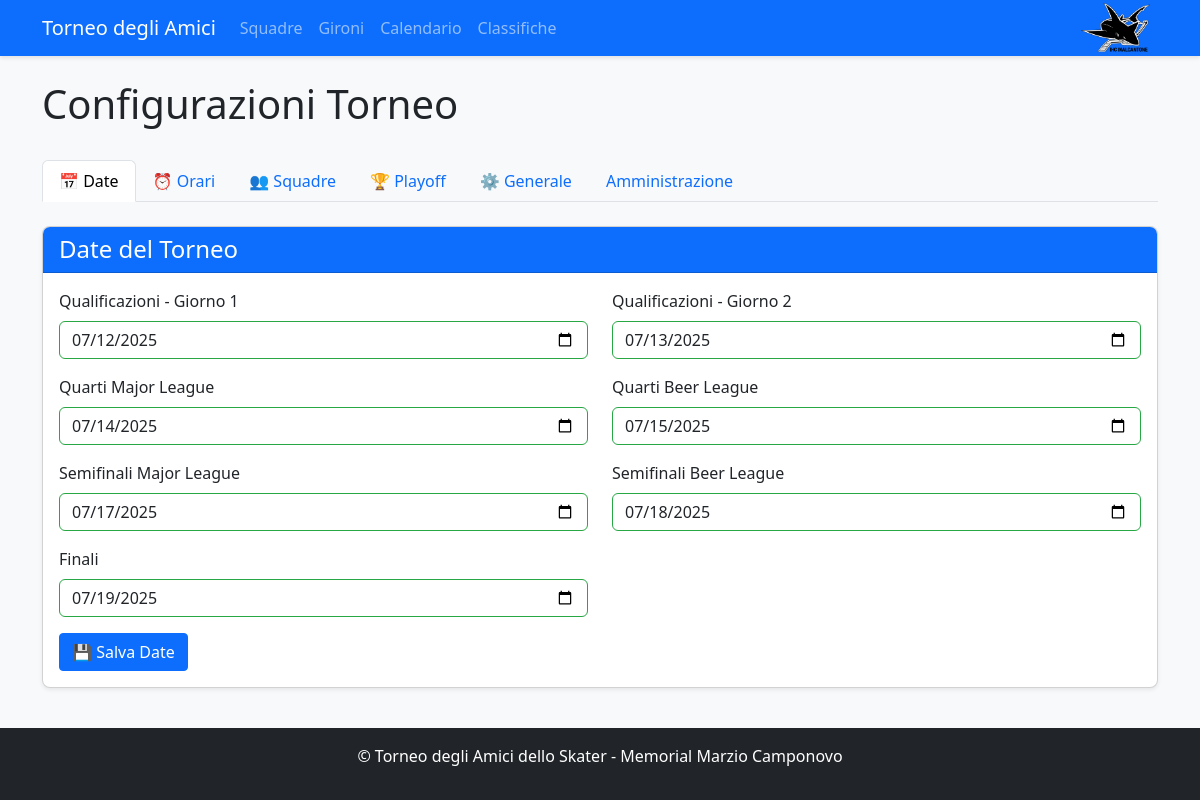
/settings (signed in), run on the app's committed database.
### app.py (models this page shows, shortened)
class TournamentSettings(db.Model):
    __tablename__ = 'tournament_settings'
    id = db.Column(db.Integer, primary_key=True)
    tournament_start_date = db.Column(db.Date)
    qualification_day1 = db.Column(db.Date)
    qualification_day2 = db.Column(db.Date)
    quarterfinals_ml_date = db.Column(db.Date)
    quarterfinals_bl_date = db.Column(db.Date)
    semifinals_ml_date = db.Column(db.Date)
    semifinals_bl_date = db.Column(db.Date)
    finals_date = db.Column(db.Date)
    qualification_times = db.Column(db.Text)  # JSON array
    playoff_times = db.Column(db.Text)       # JSON array
    final_times_ml = db.Column(db.Text)      # JSON array
    final_times_bl = db.Column(db.Text)      # JSON array
    max_teams = db.Column(db.Integer, default=16)
    teams_per_group = db.Column(db.Integer, default=4)
    max_registration_points = db.Column(db.Integer, default=20)
    min_players_per_team = db.Column(db.Integer, default=8)
    max_players_per_team = db.Column(db.Integer, default=15)
    points_win = db.Column(db.Integer, default=3)
    points_draw = db.Column(db.Integer, default=1)
    points_loss = db.Column(db.Integer, default=0)
    registration_categories = db.Column(db.Text)  # JSON object
    playoff_system = db.Column(db.String(50), default='standard')  # standard, custom
    quarterfinal_matchups = db.Column(db.Text)  # JSON array
    tournament_name = db.Column(db.String(200), default='Torneo degli Amici dello Skater')
    auto_update_playoffs = db.Column(db.Boolean, default=True)
    maintenance_mode = db.Column(db.Boolean, default=False)
    created_at = db.Column(db.DateTime, default=datetime.utcnow)
    updated_at = db.Column(db.DateTime, default=datetime.utcnow, onupdate=datetime.utcnow)
    @staticmethod
    def get_settings():
        try:
            if not db.inspect(db.engine).has_table('tournament_settings'):
                print("⚠️ Tabella tournament_settings non trovata, ritorno None")
                return None
            settings = TournamentSettings.query.first()
            if not settings:
                print("📝 Nessuna configurazione trovata, creando default...")
                settings = TournamentSettings.create_default()
            return settings
        except Exception as e:
            print(f"❌ Errore nel recupero settings: {e}")
            return None
    def get_qualification_times_list(self):
        import json
        from datetime import time
        if self.qualification_times:
            times_str = json.loads(self.qualification_times)
            return [datetime.strptime(t, '%H:%M').time() for t in times_str]
        return []
    def get_playoff_times_list(self):
        import json
        from datetime import time
        if self.playoff_times:
            times_str = json.loads(self.playoff_times)
            return [datetime.strptime(t, '%H:%M').time() for t in times_str]
        return []
    def get_quarterfinal_matchups_list(self):
        import json
        if self.quarterfinal_matchups:
            return json.loads(self.quarterfinal_matchups)
        return []

### app.py (the view)
    def decorated_function(*args, **kwargs):
        if not current_user.is_authenticated or not current_user.is_admin():
            flash('Accesso negato. Privilegi di amministratore richiesti.', 'danger')
            return redirect(url_for('index'))
        return f(*args, **kwargs)

### app.py (called while the page is built, shortened)
@login_manager.user_loader
def load_user(user_id):
    return User.query.get(int(user_id))

def admin_required(f):
    def decorated_function(*args, **kwargs):
        if not current_user.is_authenticated or not current_user.is_admin():
            flash('Accesso negato. Privilegi di amministratore richiesti.', 'danger')
            return redirect(url_for('index'))
        return f(*args, **kwargs)
    decorated_function.__name__ = f.__name__
    return decorated_function

@app.route('/settings', methods=['GET', 'POST'])
@login_required
@admin_required
def settings():
    try:
        settings = TournamentSettings.get_settings()
        if not settings:
            return render_template('settings_init.html')
        return render_template('settings.html', settings=settings)
    except Exception as e:
        flash(f'❌ Errore nel caricamento delle configurazioni: {str(e)}', 'danger')
        return render_template('settings_init.html')

@app.teardown_appcontext
def cleanup_db(error):
    if error:
        db.session.rollback()
    db.session.remove()

def get_tournament_dates():
    try:
        if db.inspect(db.engine).has_table('tournament_settings'):
            settings = TournamentSettings.query.first()
            if settings and settings.qualification_day1:
                return {
                    'qualification_day1': settings.qualification_day1,
                    'qualification_day2': settings.qualification_day2,
                    'quarterfinals_ml': settings.quarterfinals_ml_date,
                    'quarterfinals_bl': settings.quarterfinals_bl_date,
                    'semifinals_ml': settings.semifinals_ml_date,
                    'semifinals_bl': settings.semifinals_bl_date,
                    'finals': settings.finals_date
                }
    except Exception as e:
        print(f"Errore nel recupero date da settings: {e}")

@app.template_filter('from_json')
def from_json_filter(value):
    import json
    try:
        if value:
            return json.loads(value)
    except:
        pass
    return []

    def is_admin(self):
        return self.role == 'admin'

### templates/settings.html (shortened to what this page needs)
<!DOCTYPE html>
<html lang="it">
<head>
    <link rel="stylesheet" href="https://cdn.jsdelivr.net/npm/bootstrap@5.3.0/dist/css/bootstrap.min.css">
    <link rel="stylesheet" href="{{ url_for('static', filename='style.css') }}">
</head>
<body class="d-flex flex-column min-vh-100">
    <nav class="navbar navbar-expand-lg navbar-dark bg-primary">
        <div class="container position-relative">
            <a class="navbar-brand" href="{{ url_for('index') }}">Torneo degli Amici</a>
            <div class="collapse navbar-collapse" id="navbarNav">
                <ul class="navbar-nav">
                    <li class="nav-item">
                        <a class="nav-link" href="{{ url_for('teams') }}">Squadre</a>
                    </li>
                    <li class="nav-item">
                        <a class="nav-link" href="{{ url_for('groups') }}">Gironi</a>
                    </li>
                    <li class="nav-item">
                        <a class="nav-link" href="{{ url_for('schedule') }}">Calendario</a>
                    </li>
                    <li class="nav-item">
                        <a class="nav-link" href="{{ url_for('standings') }}">Classifiche</a>
                    </li>
                </ul>
            </div>
            <div class="navbar-logo">
                <img src="{{ url_for('static', filename='logo.png') }}" alt="IHC Malcantone" />
            </div>
        </div>
    </nav>
    <div class="container mt-4">
        <div class="d-flex justify-content-between align-items-center mb-4">
            <h1>Configurazioni Torneo</h1>
        </div>
        <ul class="nav nav-tabs" id="settingsTab" role="tablist">
            <li class="nav-item" role="presentation">
                <button class="nav-link active" id="dates-tab" data-bs-toggle="tab" data-bs-target="#dates" type="button" role="tab">📅 Date</button>
            </li>
            <li class="nav-item" role="presentation">
                <button class="nav-link" id="times-tab" data-bs-toggle="tab" data-bs-target="#times" type="button" role="tab">⏰ Orari</button>
            </li>
            <li class="nav-item" role="presentation">
                <button class="nav-link" id="teams-tab" data-bs-toggle="tab" data-bs-target="#teams" type="button" role="tab">👥 Squadre</button>
            </li>
            <li class="nav-item" role="presentation">
                <button class="nav-link" id="playoff-tab" data-bs-toggle="tab" data-bs-target="#playoff" type="button" role="tab">🏆 Playoff</button>
            </li>
            <li class="nav-item" role="presentation">
                <button class="nav-link" id="general-tab" data-bs-toggle="tab" data-bs-target="#general" type="button" role="tab">⚙️ Generale</button>
            </li>
            <li class="nav-item" role="presentation">
                <button class="nav-link" id="admin-tab" data-bs-toggle="tab" data-bs-target="#admin" type="button" role="tab">Amministrazione</button>
            </li>
        </ul>
        <div class="tab-content mt-4" id="settingsTabContent">
            <div class="tab-pane fade show active" id="dates" role="tabpanel">
                <div class="card settings-card">
                    <div class="card-header bg-primary text-white">
                        <h4 class="mb-0">Date del Torneo</h4>
                    </div>
                    <div class="card-body">
                        <form method="post" action="{{ url_for('update_dates') }}">
                            <div class="row">
                                <div class="col-md-6 mb-3">
                                    <label for="qualification_day1" class="form-label">Qualificazioni - Giorno 1</label>
                                    <input type="date" class="form-control" id="qualification_day1" name="qualification_day1"
                                           value="{{ settings.qualification_day1.strftime('%Y-%m-%d') if settings.qualification_day1 else '' }}">
                                </div>
                                <div class="col-md-6 mb-3">
                                    <label for="qualification_day2" class="form-label">Qualificazioni - Giorno 2</label>
                                    <input type="date" class="form-control" id="qualification_day2" name="qualification_day2"
                                           value="{{ settings.qualification_day2.strftime('%Y-%m-%d') if settings.qualification_day2 else '' }}">
                                </div>
                                <div class="col-md-6 mb-3">
                                    <label for="quarterfinals_ml_date" class="form-label">Quarti Major League</label>
                                    <input type="date" class="form-control" id="quarterfinals_ml_date" name="quarterfinals_ml_date"
                                           value="{{ settings.quarterfinals_ml_date.strftime('%Y-%m-%d') if settings.quarterfinals_ml_date else '' }}">
                                </div>
                                <div class="col-md-6 mb-3">
                                    <label for="quarterfinals_bl_date" class="form-label">Quarti Beer League</label>
                                    <input type="date" class="form-control" id="quarterfinals_bl_date" name="quarterfinals_bl_date"
                                           value="{{ settings.quarterfinals_bl_date.strftime('%Y-%m-%d') if settings.quarterfinals_bl_date else '' }}">
                                </div>
                                <div class="col-md-6 mb-3">
                                    <label for="semifinals_ml_date" class="form-label">Semifinali Major League</label>
                                    <input type="date" class="form-control" id="semifinals_ml_date" name="semifinals_ml_date"
                                           value="{{ settings.semifinals_ml_date.strftime('%Y-%m-%d') if settings.semifinals_ml_date else '' }}">
                                </div>
                                <div class="col-md-6 mb-3">
                                    <label for="semifinals_bl_date" class="form-label">Semifinali Beer League</label>
                                    <input type="date" class="form-control" id="semifinals_bl_date" name="semifinals_bl_date"
                                           value="{{ settings.semifinals_bl_date.strftime('%Y-%m-%d') if settings.semifinals_bl_date else '' }}">
                                </div>
                                <div class="col-md-6 mb-3">
                                    <label for="finals_date" class="form-label">Finali</label>
                                    <input type="date" class="form-control" id="finals_date" name="finals_date"
                                           value="{{ settings.finals_date.strftime('%Y-%m-%d') if settings.finals_date else '' }}">
                                </div>
                            </div>
                            <button type="submit" class="btn btn-primary">💾 Salva Date</button>
                        </form>
                    </div>
                </div>
            </div>
        </div>
    </div>
    <footer class="bg-dark text-white py-3 mt-auto">
        <div class="container text-center">
            <p>© Torneo degli Amici dello Skater - Memorial Marzio Camponovo</p>
        </div>
    </footer>
</body>
</html>

### static/style.css (style rules this page uses)
body { font-family: "Segoe UI", Tahoma, Geneva, Verdana, sans-serif; background-color: #f8f9fa; }
.navbar { box-shadow: 0 2px 4px rgba(0, 0, 0, 0.1); }
.card { box-shadow: 0 2px 4px rgba(0, 0, 0, 0.05); border-radius: 8px; overflow: hidden; }
.card-header { font-weight: 600; }
.btn { border-radius: 4px; }
footer { margin-top: 2rem; }
.navbar-logo { position: absolute; right: 20px; top: 50%; transform: translateY(-50%); z-index: 1000; }
.navbar-logo img { height: 50px; width: auto; }
.form-control:valid, .form-select:valid { border-color: #28a745; }
.btn { transition: all 0.3s ease; }

### templates/settings.html (style rules this page uses)
.settings-card { box-shadow: 0 0.125rem 0.25rem rgba(0, 0, 0, 0.075); }

### data on the page
TournamentSettings: qualification_day1 "07/12/2025", qualification_day2 "07/13/2025", quarterfinals_ml_date "07/14/2025", quarterfinals_bl_date "07/15/2025", semifinals_ml_date "07/17/2025", semifinals_bl_date "07/18/2025", finals_date "07/19/2025"
